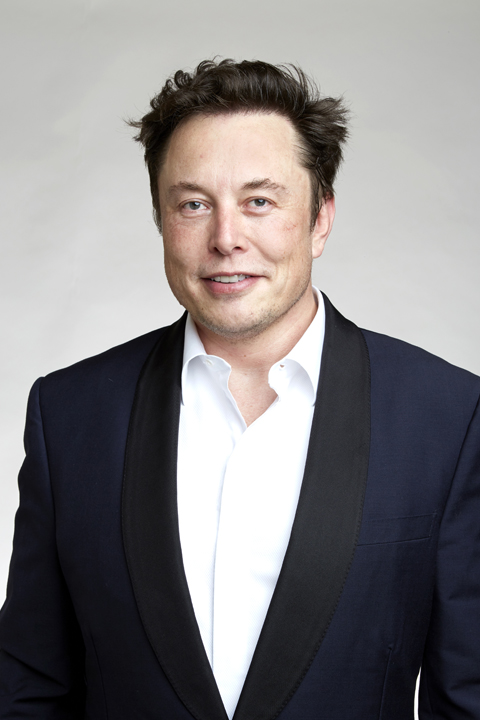
#> input picture Elon.jpg, 480 x 720 px
$ jupyter execute 'Task 4 image preprocessing.ipynb'
#> lines starting #> are read from the running program, lines starting #| are printed output that depends on the picture; after the words box and inside, x2 and y2 are one past the last pixel; in counts of white or black regions, pixels touching at a corner belong together; pictures that were not available may be replaced by others from this repository, and a replacement may not be noted
[cell 1]
import cv2
import numpy

[cell 2]
#import image 1
Elon=cv2.imread("Elon.jpg")
#> Elon is the input picture: shape (720, 480, 3); mean B, G, R 129.9, 128.8, 131.8

[cell 3]
#copy of image 1
temp=cv2.imread("Elon.jpg")

[cell 4]
#import image 2
Bezos=cv2.imread("Bezos.jpg")

[cell 5]
#resize both the images
Elon=cv2.resize(Elon,(400,500))
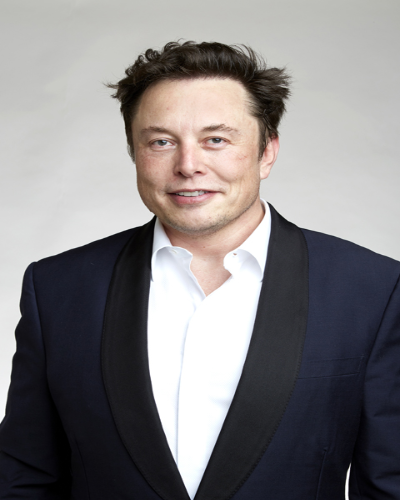
#> Elon: shape (500, 400, 3); mean B, G, R 129.8, 128.7, 131.7
Bezos=cv2.resize(Bezos,(500,500))
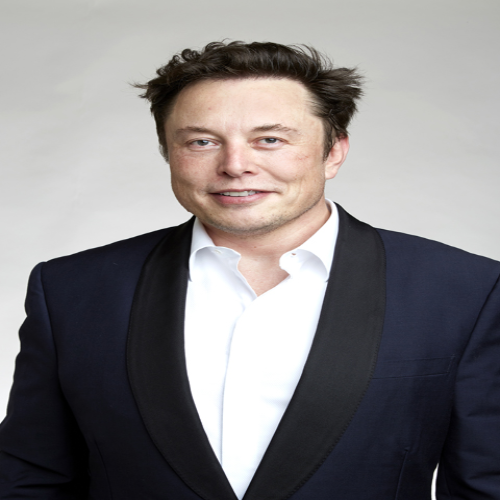
#> Bezos: shape (500, 500, 3); mean B, G, R 129.8, 128.7, 131.7

[cell 6]
#Display image 1 and image 2 after resizing
cv2.imshow("Elon",Elon)
cv2.waitKey()
cv2.destroyAllWindows()
cv2.imshow("Bezos",Bezos)
cv2.waitKey()
cv2.destroyAllWindows()

[cell 7]
#swap a portion of image 1 to the portion of image 2
for i in range(50,250):
    for j in range(110,320):
        temp[i,j]=Bezos[i,j]
        Bezos[i,j]=Elon[i,j]
        Elon[i,j]=temp[i,j]
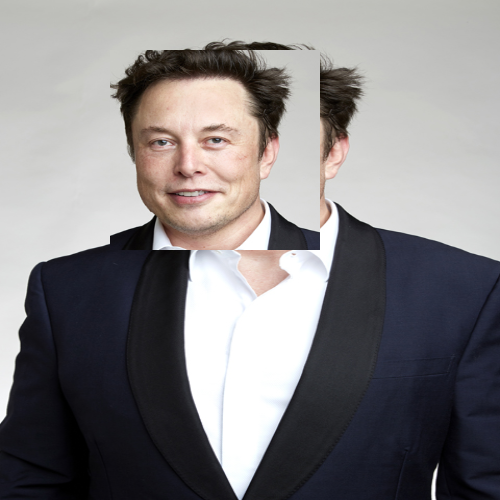
#> Bezos: shape (500, 500, 3); 16.56% of pixels changed, all inside (x1, y1, x2, y2) = (110, 50, 320, 250)
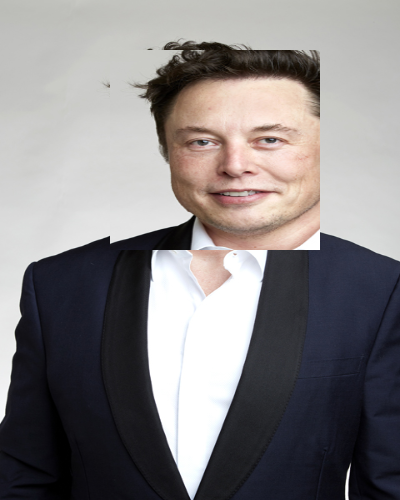
#> Elon: shape (500, 400, 3); mean B, G, R 130, 129.2, 132.7
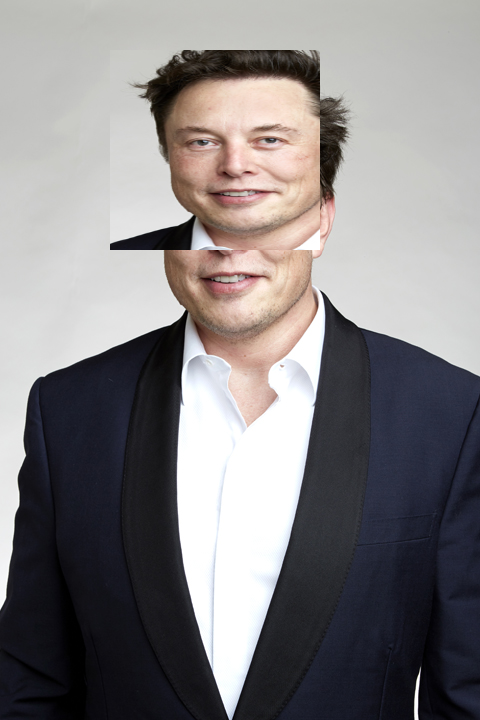
#> temp: shape (720, 480, 3); 12.05% of pixels changed, all inside (x1, y1, x2, y2) = (110, 50, 320, 250)

[cell 8]
#Display image 1 and image 2 after swapping
cv2.imshow("Elon",Elon)
cv2.waitKey()
cv2.destroyAllWindows()
cv2.imshow("Bezos",Bezos)
cv2.waitKey()
cv2.destroyAllWindows()

[cell 9]
#Concat both the images
Elzos=numpy.append(Elon,Bezos,axis=1)
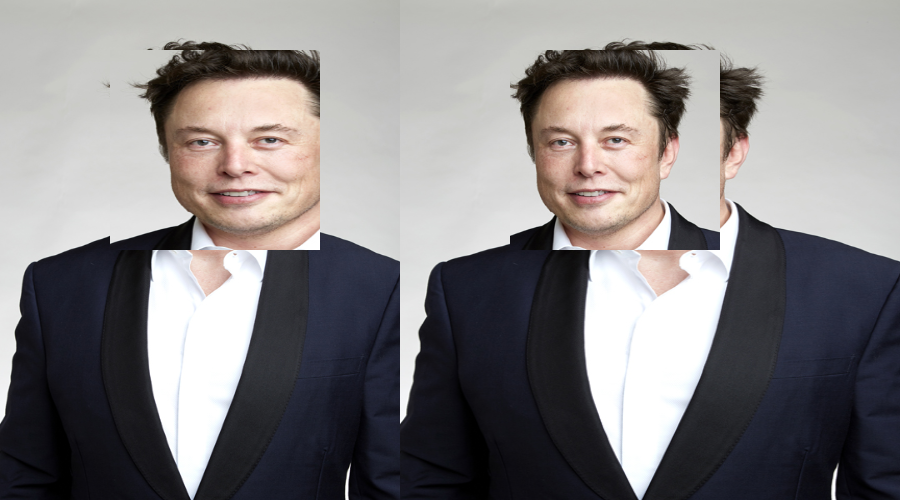
#> Elzos: shape (500, 900, 3); mean B, G, R 129.8, 128.7, 131.7
